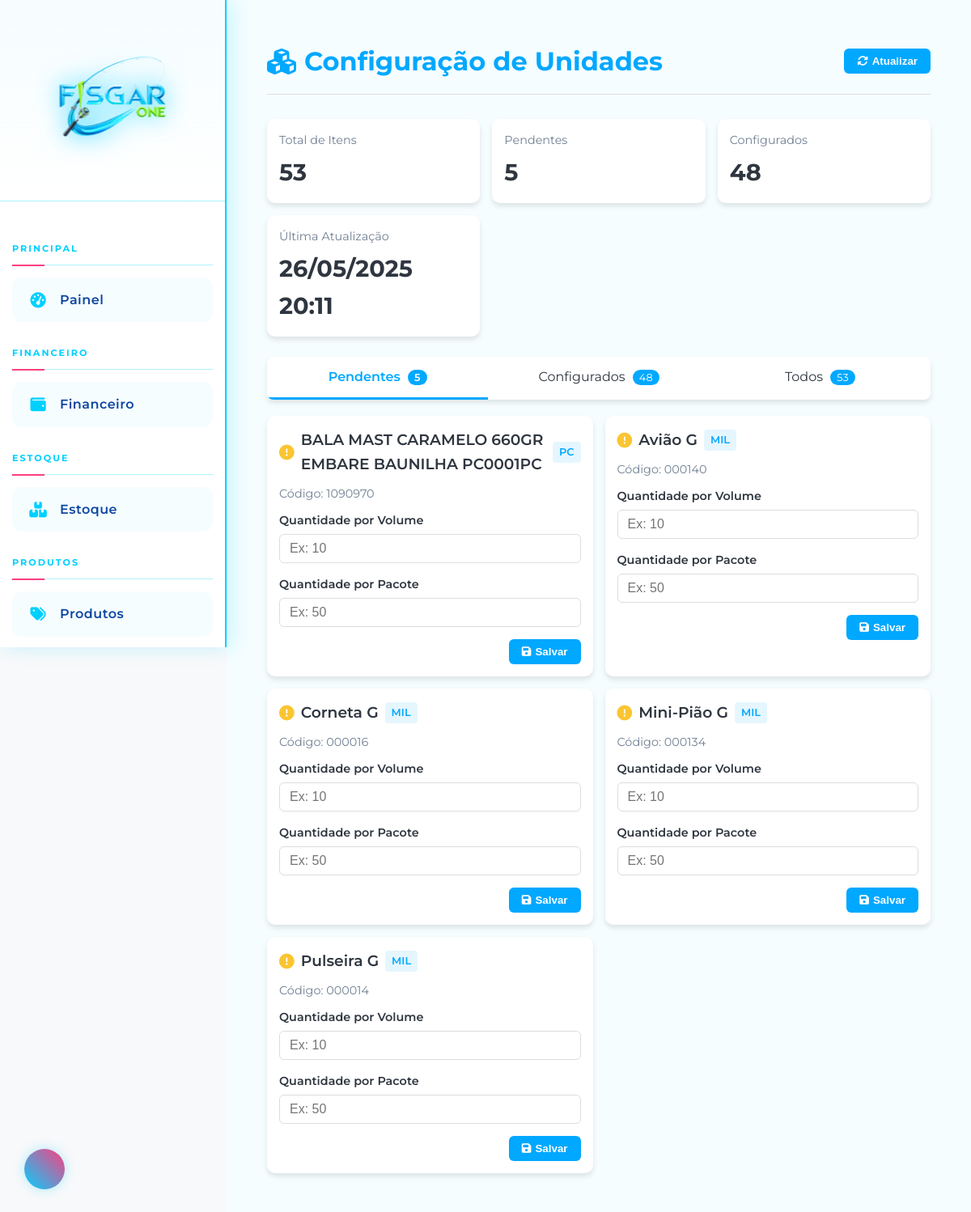
/config-unidades/, run on the app's committed database.
### tables this page shows
CREATE TABLE produtos_nfe (
    id INTEGER PRIMARY KEY AUTOINCREMENT,
    nfe_chave TEXT NOT NULL,
    numero TEXT,
    fornecedor TEXT,
    data_emissao TEXT,
    descricao TEXT,
    codigo TEXT,
    ncm TEXT,
    quantidade REAL,
    unidade TEXT,
    valor_unitario REAL,
    valor_total REAL,
    ipi REAL,
    st REAL,
    serie TEXT,
    modelo TEXT,
    cnpj_emitente TEXT
);

### modulos/configuracoes_unidade.py (the view)
@config_unidades_bp.route('/')
def painel_principal():
    try:
        conn = get_db()
        pendentes = conn.execute("""
            SELECT DISTINCT
                codigo as codigo_fornecedor,
                descricao as nome,
                unidade as unidade_compra
            FROM produtos_nfe
            WHERE codigo NOT IN (
                SELECT codigo_fornecedor FROM configuracoes_unidades
            )
        """).fetchall()
        configurados = conn.execute("""
            SELECT
                codigo_fornecedor,
                nome,
                unidade_compra,
                qtd_por_volume,
                qtd_por_pacote,
                strftime('%d/%m/%Y %H:%M', atualizado_em) as atualizado_formatado
            FROM configuracoes_unidades
            WHERE ativo = 1
            ORDER BY nome
        """).fetchall()
        total_pendentes = len(pendentes)
        total_configurados = len(configurados)
        total_itens = total_pendentes + total_configurados
        conn.close()
        return render_template('config_unidades.html',
                               pendentes=pendentes,
                               configurados=configurados,
                               total_pendentes=total_pendentes,
                               total_configurados=total_configurados,
                               total_itens=total_itens,
                               ultima_atualizacao=datetime.now().strftime("%d/%m/%Y %H:%M"))
    except Exception as e:
        print(f"ERRO: {str(e)}")
        return render_template('erro.html', mensagem="Erro ao carregar dados do sistema"), 500

### modulos/configuracoes_unidade.py (called while the page is built)
def get_db():
    conn = sqlite3.connect('grupo_fisgar.db')
    conn.row_factory = sqlite3.Row
    return conn

### templates/config_unidades.html (shortened to what this page needs)
{% extends 'base.html' %}
{% block extra_css %}
    <link rel="stylesheet" href="https://cdnjs.cloudflare.com/ajax/libs/font-awesome/6.4.0/css/all.min.css">
    <link rel="stylesheet" href="{{ url_for('static', filename='css/config_unidades.css') }}">
{% endblock %}
{% block content %}
    <div class="container">
        <div class="header">
            <h1 class="title">
                <i class="fas fa-cubes"></i> Configuração de Unidades
            </h1>
            <div>
                <button class="btn btn-primary" id="btn-atualizar">
                    <i class="fas fa-sync-alt"></i> Atualizar
                </button>
            </div>
        </div>
        <div class="kpi-container">
            <div class="kpi-card">
                <div class="kpi-title">Total de Itens</div>
                <div class="kpi-value" id="total-itens">{{ total_itens }}</div>
            </div>
            <div class="kpi-card">
                <div class="kpi-title">Pendentes</div>
                <div class="kpi-value" id="total-pendentes">{{ total_pendentes }}</div>
            </div>
            <div class="kpi-card">
                <div class="kpi-title">Configurados</div>
                <div class="kpi-value" id="total-configurados">{{ total_configurados }}</div>
            </div>
            <div class="kpi-card">
                <div class="kpi-title">Última Atualização</div>
                <div class="kpi-value" id="ultima-atualizacao">{{ ultima_atualizacao }}</div>
            </div>
        </div>
        <div class="tabs">
            <div class="tab active" data-tab="pendentes">
                Pendentes <span class="tab-badge" id="badge-pendentes">{{ total_pendentes }}</span>
            </div>
            <div class="tab" data-tab="configurados">
                Configurados <span class="tab-badge" id="badge-configurados">{{ total_configurados }}</span>
            </div>
            <div class="tab" data-tab="todos">
                Todos <span class="tab-badge" id="badge-todos">{{ total_itens }}</span>
            </div>
        </div>
        <div class="panel active" id="panel-pendentes">
            <div class="products-grid" id="lista-pendentes">
                {% for item in pendentes %}
                <div class="product-card">
                    <div class="product-header">
                        <h3 class="product-title">
                            <i class="fas fa-exclamation-circle" style="color: var(--warning);"></i>
                            {{ item.nome }}
                            <span class="product-badge">{{ item.unidade_compra }}</span>
                        </h3>
                    </div>
                    <p class="product-code">Código: {{ item.codigo_fornecedor }}</p>
                    <div class="form-group">
                        <label class="form-label">Quantidade por Volume</label>
                        <input type="number" class="form-input" id="volume-{{ item.codigo_fornecedor }}" placeholder="Ex: 10">
                    </div>
                    <div class="form-group">
                        <label class="form-label">Quantidade por Pacote</label>
                        <input type="number" class="form-input" id="pacote-{{ item.codigo_fornecedor }}" placeholder="Ex: 50">
                    </div>
                    <div class="form-actions">
                        <button class="btn btn-primary" onclick="salvarConfiguracao(
                            '{{ item.codigo_fornecedor }}',
                            '{{ item.nome }}',
                            '{{ item.unidade_compra }}',
                            document.getElementById('volume-{{ item.codigo_fornecedor }}').value,
                            document.getElementById('pacote-{{ item.codigo_fornecedor }}').value
                        )">
                            <i class="fas fa-save"></i> Salvar
                        </button>
                    </div>
                </div>
                {% endfor %}
            </div>
        </div>
    </div>
{% endblock %}

### templates/base.html (shortened to what this page needs)
<!DOCTYPE html>
<html lang="pt-BR">
<head>
  <link rel="stylesheet" href="https://cdnjs.cloudflare.com/ajax/libs/font-awesome/6.4.0/css/all.min.css">
  <link href="https://cdn.jsdelivr.net/npm/remixicon@3.5.0/fonts/remixicon.css" rel="stylesheet">
  {% block extra_css %}{% endblock %}
</head>
<body>
  <div class="sidebar-container">
    <div class="sidebar-logo">
      <img src="{{ url_for('static', filename='images/logofisgar.png') }}" alt="Logo FisgarOne" />
    </div>
    <div id="main-menu"></div>
  </div>
  <button id="theme-toggle" title="Alternar tema">
  </button>
  <div class="main-content">
    {% block content %}{% endblock %}
  </div>
</body>
</html>

### static/css/config_unidades.css (style rules this page uses)
:root { --primary: #00a8ff; --primary-dark: #0097e6; --secondary: #00d2d3; --dark: #2f3640; --light: #f5f6fa; --success: #4cd137; --warning: #fbc531; --danger: #e84118; --gray: #718093; --transition: all 0.3s ease; --shadow: 0 4px 6px rgba(0, 0, 0, 0.1); --shadow-hover: 0 6px 10px rgba(0, 0, 0, 0.15); }
* { margin: 0; padding: 0; box-sizing: border-box; }
body { font-family: 'Montserrat', sans-serif; background-color: #f8f9fa; color: var(--dark); line-height: 1.6; }
.container { max-width: 1400px; margin: 0 auto; padding: 20px; }
.header { display: flex; justify-content: space-between; align-items: center; margin-bottom: 30px; padding-bottom: 15px; border-bottom: 1px solid #e0e0e0; }
.title { font-size: 2rem; font-weight: 700; color: var(--primary); display: flex; align-items: center; gap: 10px; }
.kpi-container { display: grid; grid-template-columns: repeat(auto-fit, minmax(220px, 1fr)); gap: 15px; margin-bottom: 25px; }
.kpi-card { background: white; border-radius: 10px; padding: 15px; box-shadow: var(--shadow); transition: var(--transition); }
.kpi-title { font-size: 0.9rem; color: var(--gray); margin-bottom: 5px; }
.kpi-value { font-size: 1.8rem; font-weight: 700; color: var(--dark); }
.tabs { display: flex; background: white; border-radius: 8px; overflow: hidden; margin-bottom: 20px; box-shadow: var(--shadow); }
.tab { flex: 1; padding: 12px; text-align: center; cursor: pointer; transition: var(--transition); border-bottom: 3px solid transparent; }
.tab.active { border-bottom: 3px solid var(--primary); color: var(--primary); font-weight: 600; }
.tab-badge { background: var(--primary); color: white; border-radius: 12px; padding: 2px 8px; font-size: 0.8rem; margin-left: 5px; }
.panel { display: none; }
.panel.active { display: block; animation: fadeIn 0.3s ease; }
.products-grid { display: grid; grid-template-columns: repeat(auto-fill, minmax(350px, 1fr)); gap: 15px; }
.product-card { background: white; border-radius: 10px; padding: 15px; box-shadow: var(--shadow); transition: var(--transition); }
.product-header { display: flex; justify-content: space-between; margin-bottom: 10px; }
.product-title { font-weight: 600; display: flex; align-items: center; gap: 8px; }
.product-badge { background: rgba(0, 168, 255, 0.1); color: var(--primary); padding: 3px 8px; border-radius: 4px; font-size: 0.8rem; font-weight: 600; }
.product-code { color: var(--gray); font-size: 0.9rem; margin-bottom: 10px; }
.form-group { margin-bottom: 15px; }
.form-label { display: block; margin-bottom: 5px; font-weight: 600; font-size: 0.9rem; }
.form-input { width: 100%; padding: 8px 12px; border: 1px solid #ddd; border-radius: 6px; font-size: 1rem; }
.form-actions { display: flex; justify-content: flex-end; gap: 10px; margin-top: 15px; }
.btn { padding: 8px 16px; border-radius: 6px; font-weight: 600; cursor: pointer; transition: var(--transition); border: none; display: flex; align-items: center; gap: 5px; }
.btn-primary { background: var(--primary); color: white; }

### data on the page
produtos_nfe: nome "Avião G", unidade_compra "MIL", codigo_fornecedor "000140"
produtos_nfe: nome "Corneta G", unidade_compra "MIL", codigo_fornecedor "000016"
produtos_nfe: nome "Mini-Pião G", unidade_compra "MIL", codigo_fornecedor "000134"
produtos_nfe: nome "Pulseira G", unidade_compra "MIL", codigo_fornecedor "000014"

### other printed values
{{ total_itens }} "53"
{{ total_pendentes }} "5"
{{ total_configurados }} "48"
{{ item.nome }} "BALA MAST CARAMELO 660GR EMBARE BAUNILHA PC0001PC"
{{ item.unidade_compra }} "PC"
{{ item.codigo_fornecedor }} "1090970"
